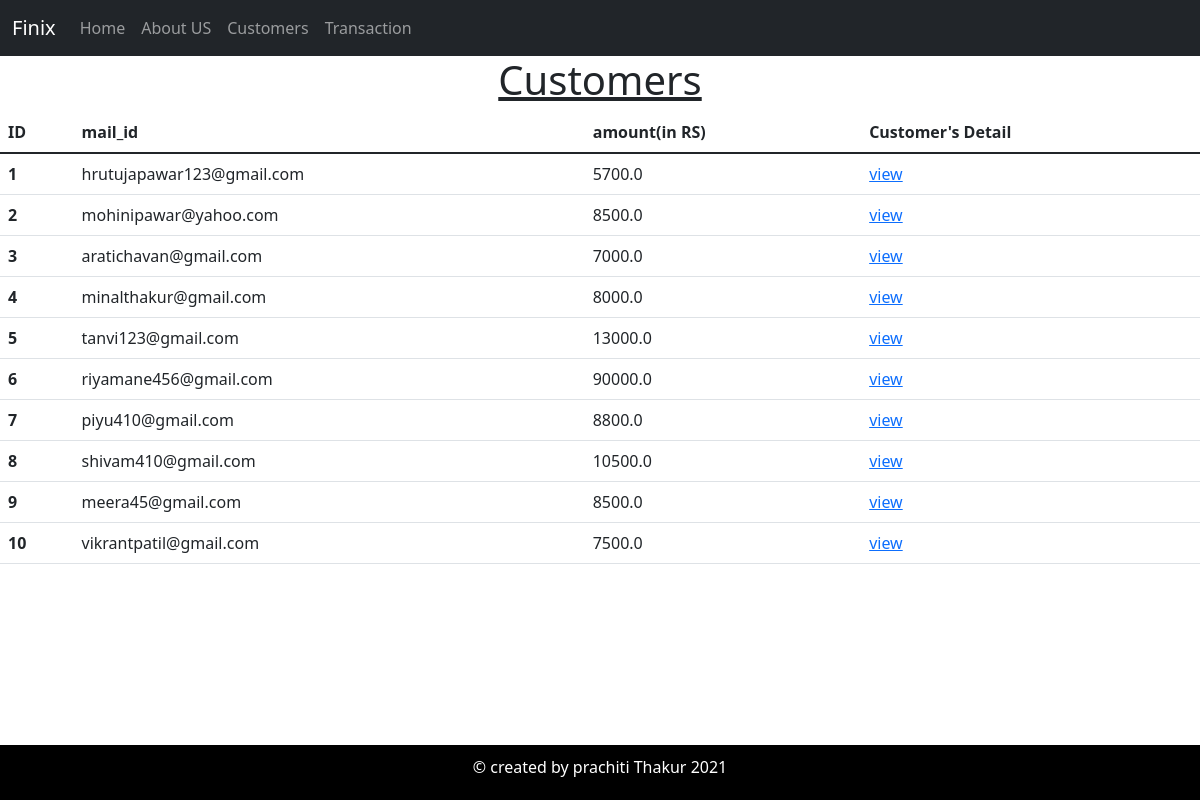
Before: /customer with the older database file.
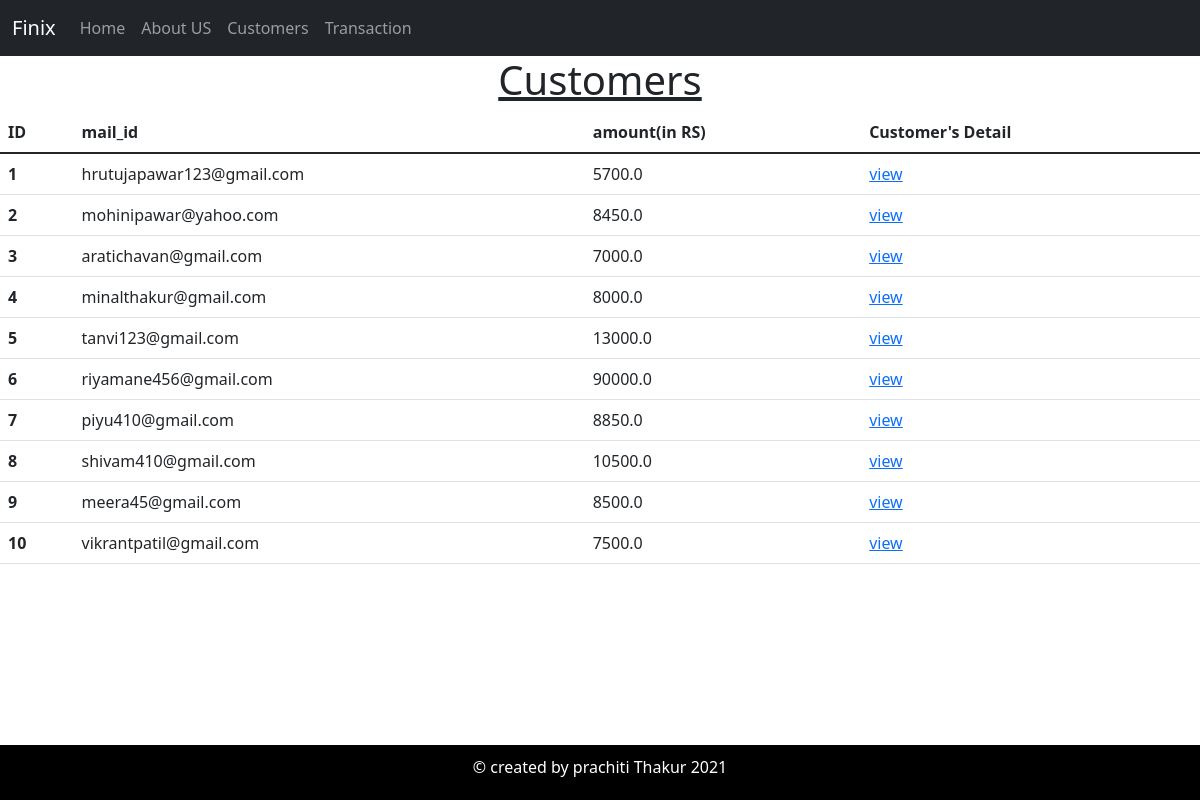
After: the same page with the newer database file.
### BankApp/models.py (models this page shows)
class Customer(models.Model):
    mail_id=models.EmailField(max_length = 254)
    amount=models.FloatField(default=500)
    class meta:
        db_table="Customer"

### BankApp/views.py (the view)
# urls.py: path('customer',views.customer),
def customer(request):
    customer=Customer.objects.all()
    return render(request,"customer.html",{"cust":customer})

### BankApp/templates/customer.html
{%extends "master.html"%}
{%block content%}
<center>
    <div class="container">
      <h1 style="text-decoration: underline;">Customers</h1>
    </div>
</center>
<table class="table">
    <thead>
      <tr>
        <th scope="col">ID</th>
        <th scope="col">mail_id</th>
        <th scope="col">amount(in RS)</th>
        <th scope="col">Customer's Detail</th>
      </tr>
    </thead>
    <tbody>
       {%for c in cust%}
      <tr>
        <th scope="row">{{c.id}}</th>
        <td>{{c.mail_id}}</td>
        <td>{{c.amount}}</td>
        <td><a href="/details/{{c.id}}">view</a></td>
      </tr>
      {%endfor%}
    </tbody>
  </table>
{%endblock%}

Changed rows visible on the page:
changed Customer "mohinipawar@yahoo.com": amount "8500.0" → "8450.0"
changed Customer "piyu410@gmail.com": amount "8800.0" → "8850.0"
